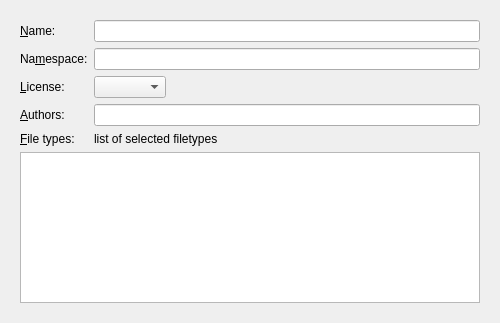
<?xml version="1.0" encoding="UTF-8"?>
<ui version="4.0">
 <class>EditRepositoryBase</class>
 <widget class="QWidget" name="EditRepositoryBase">
  <property name="geometry">
   <rect>
    <x>0</x>
    <y>0</y>
    <width>500</width>
    <height>323</height>
   </rect>
  </property>
  <property name="minimumSize">
   <size>
    <width>500</width>
    <height>0</height>
   </size>
  </property>
  <layout class="QVBoxLayout" name="verticalLayout_2">
   <item>
    <widget class="QWidget" name="widget" native="true">
     <layout class="QFormLayout" name="formLayout">
      <property name="fieldGrowthPolicy">
       <enum>QFormLayout::ExpandingFieldsGrow</enum>
      </property>
      <item row="0" column="0">
       <widget class="QLabel" name="repoNameLabel">
        <property name="text">
         <string>&amp;Name:</string>
        </property>
        <property name="buddy">
         <cstring>repoNameEdit</cstring>
        </property>
       </widget>
      </item>
      <item row="0" column="1">
       <widget class="QLineEdit" name="repoNameEdit">
        <property name="toolTip">
         <string>The name of the repository. Must not be empty or contain forward slashes (/).</string>
        </property>
       </widget>
      </item>
      <item row="1" column="0">
       <widget class="QLabel" name="repoNamespaceLabel">
        <property name="text">
         <string>Na&amp;mespace:</string>
        </property>
        <property name="buddy">
         <cstring>repoNamespaceEdit</cstring>
        </property>
       </widget>
      </item>
      <item row="1" column="1">
       <widget class="QLineEdit" name="repoNamespaceEdit">
        <property name="toolTip">
         <string>&lt;p&gt;If non-empty this will be used as a prefix for all snippets in this repository during code completion.&lt;/p&gt;
&lt;p&gt;&lt;b&gt;Note:&lt;/b&gt; No spaces allowed.&lt;/p&gt;</string>
        </property>
       </widget>
      </item>
      <item row="2" column="0">
       <widget class="QLabel" name="repoLicenseLabel">
        <property name="text">
         <string>&amp;License:</string>
        </property>
        <property name="buddy">
         <cstring>repoLicenseEdit</cstring>
        </property>
       </widget>
      </item>
      <item row="2" column="1">
       <widget class="QComboBox" name="repoLicenseEdit"/>
      </item>
      <item row="3" column="0">
       <widget class="QLabel" name="repoAuthorsLabel">
        <property name="text">
         <string>&amp;Authors:</string>
        </property>
        <property name="buddy">
         <cstring>repoAuthorsEdit</cstring>
        </property>
       </widget>
      </item>
      <item row="3" column="1">
       <widget class="QLineEdit" name="repoAuthorsEdit"/>
      </item>
      <item row="4" column="0">
       <widget class="QLabel" name="repoFileTypesLabel">
        <property name="text">
         <string>&amp;File types:</string>
        </property>
        <property name="buddy">
         <cstring>repoFileTypesList</cstring>
        </property>
       </widget>
      </item>
      <item row="4" column="1">
       <widget class="QLabel" name="repoFileTypesListLabel">
        <property name="text">
         <string notr="true">list of selected filetypes</string>
        </property>
       </widget>
      </item>
      <item row="5" column="0" colspan="2">
       <widget class="QListWidget" name="repoFileTypesList"/>
      </item>
     </layout>
    </widget>
   </item>
  </layout>
 </widget>
 <customwidgets>
  <customwidget>
   <class>QLineEdit</class>
   <extends>QLineEdit</extends>
   <header>klineedit.h</header>
  </customwidget>
 </customwidgets>
 <resources/>
 <connections/>
</ui>
